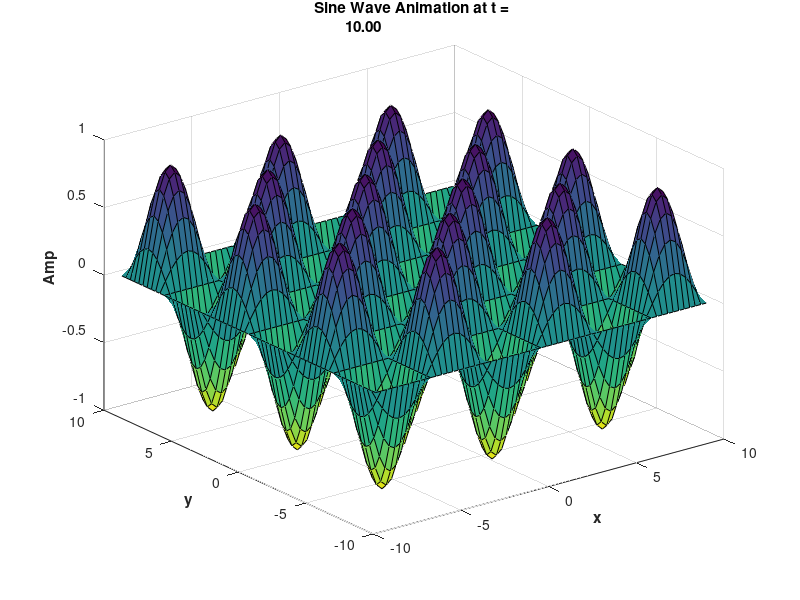

Here is the MATLAB script that generated this plot:
% Calculate the times at which to plot the sine function
t = 0:0.1:10;
% Calculate sin(x)*sin(y) for the first time
a = cos(t(1));
[array1,array2] = meshgrid(-3*pi:pi/10:3*pi,-3*pi:pi/10:3*pi);
z = a .* sin(array1) .* sin(array2);
% Plot the function.
figure(1);
hndl = surf(array1,array2,z);
% ax = gca;
% ax.NextPlot = 'replaceChildren';
xlabel('\bfx');
ylabel('\bfy');
zlabel('\bfAmp');
title(['\bfSine Wave Animation at t = ' num2str(t(1),'%5.2f')]);
% Set the size of the z axes
set(gca,'ZLim',[-1 1]);
% Capture the first frame of the movie
M(length(t))=struct('cdata',[],'colormap',[]);
m = 1;
M(m) = getframe(gcf);
% Now do the animation
for ii = 2:length(t)
% Pause for a moment
drawnow;
%pause(0.1);
% Calculate sine(x) for the new time
a = cos(t(ii));
z = a .* sin(array1) .* sin(array2);
% Update the line
set(hndl, 'ZData', z);
% Update the title
title(['\bfSine Wave Animation at t = '
num2str(t(ii),'%5.2f')]);
% Capture the next frame of the movie
m = m + 1;
M(m) = getframe(gcf);
end
% Now we have the movie, so play it back twice
fig = figure;
movie(fig,M,1,10);
